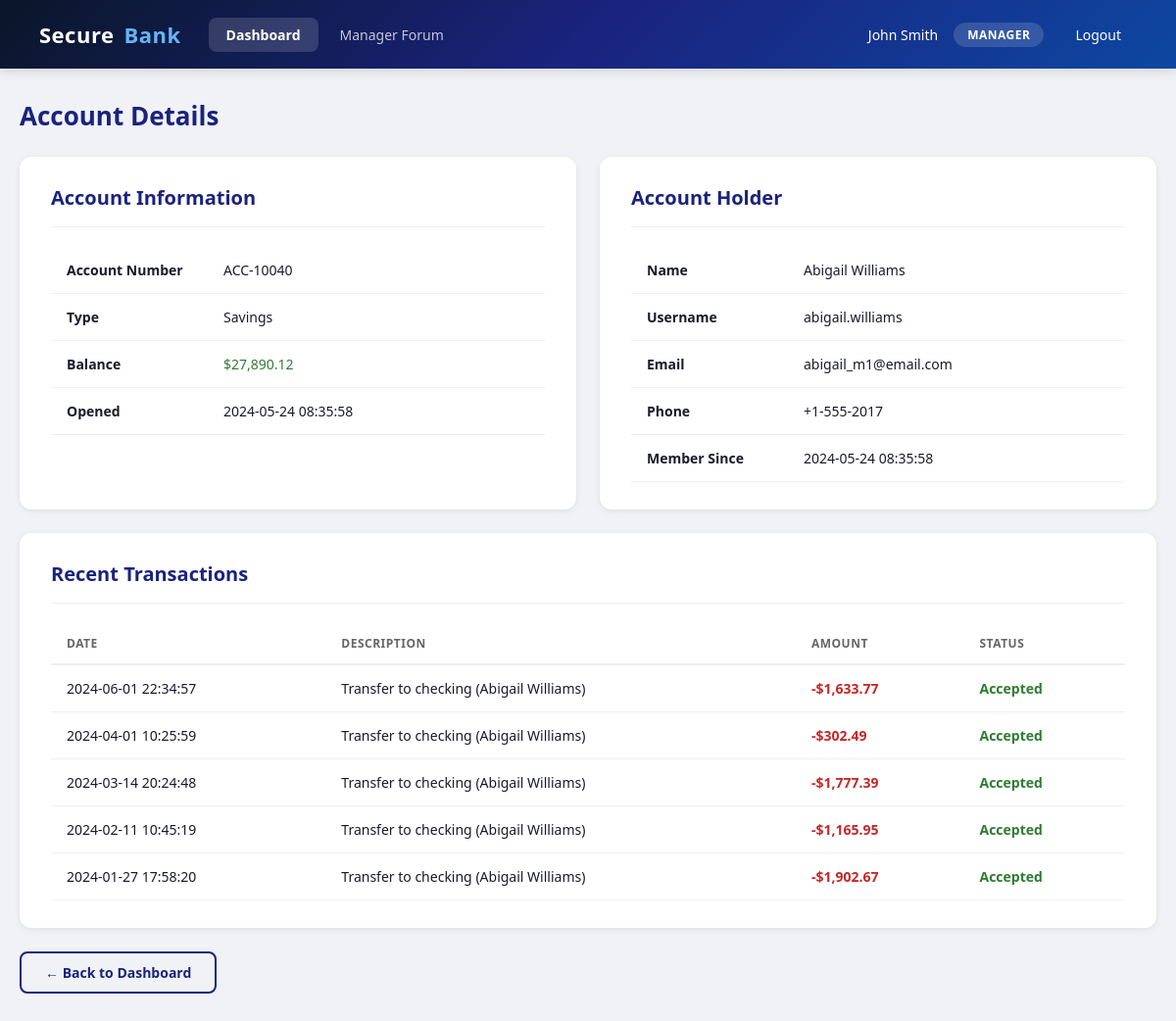
Screenshot of /account_details.php?id=40 (signed in) with the database file from the repository.
### tables this page shows
CREATE TABLE accounts (
    id INT AUTO_INCREMENT PRIMARY KEY,
    user_id INT NOT NULL,
    account_number VARCHAR(20) UNIQUE NOT NULL,
    balance DECIMAL(15,2) NOT NULL DEFAULT 0.00,
    account_type VARCHAR(50) DEFAULT 'checking',
    created_at TIMESTAMP DEFAULT CURRENT_TIMESTAMP,
    FOREIGN KEY (user_id) REFERENCES users(id)
);

CREATE TABLE users (
    id INT AUTO_INCREMENT PRIMARY KEY,
    username VARCHAR(50) UNIQUE NOT NULL,
    password_hash VARCHAR(255) NOT NULL,
    role ENUM('admin', 'manager', 'client') NOT NULL DEFAULT 'client',
    full_name VARCHAR(100) NOT NULL DEFAULT '',
    email VARCHAR(100) NOT NULL DEFAULT '',
    phone VARCHAR(30) NOT NULL DEFAULT '',
    manager_id INT DEFAULT NULL,
    receive_notifications TINYINT(1) NOT NULL DEFAULT 0,
    accepted_eula TINYINT(1) NOT NULL DEFAULT 1,
    created_at TIMESTAMP DEFAULT CURRENT_TIMESTAMP,
    FOREIGN KEY (manager_id) REFERENCES users(id)
);

CREATE TABLE transactions (
    id INT AUTO_INCREMENT PRIMARY KEY,
    account_id INT NOT NULL,
    target_account_id INT DEFAULT NULL,
    type ENUM('transfer', 'revert') NOT NULL,
    direction ENUM('out', 'in') NOT NULL,
    amount DECIMAL(15,2) NOT NULL,
    status ENUM('pending', 'accepted', 'refused', 'canceled', 'reverted') NOT NULL DEFAULT 'accepted',
    description VARCHAR(255) DEFAULT '',
    created_at TIMESTAMP DEFAULT CURRENT_TIMESTAMP,
    FOREIGN KEY (account_id) REFERENCES accounts(id),
    FOREIGN KEY (target_account_id) REFERENCES accounts(id)
);

### src/account_details.php (the view, shortened to what this page needs)
<?php
require_once __DIR__ . '/includes/auth.php';
$db = getDB();
$accountId = (int)($_GET['id'] ?? 0);
$role = $_SESSION['role'];
$userId = (int)$_SESSION['user_id'];
if ($role === 'client') {
    $stmt = $db->prepare("
        SELECT a.*, u.username, u.full_name, u.email, u.phone, u.created_at as member_since
        FROM accounts a
        JOIN users u ON a.user_id = u.id
        WHERE a.id = :aid AND a.user_id = :uid
    ");
    $stmt->execute(['aid' => $accountId, 'uid' => $userId]);
} elseif ($role === 'manager') {
    $stmt = $db->prepare("
        SELECT a.*, u.username, u.full_name, u.email, u.phone, u.created_at as member_since
        FROM accounts a
        JOIN users u ON a.user_id = u.id
        JOIN manager_clients mc ON mc.client_user_id = u.id
        WHERE a.id = :aid AND mc.manager_id = :mid
    ");
    $stmt->execute(['aid' => $accountId, 'mid' => $userId]);
} else {
    header('Location: dashboard.php');
    exit;
}
$account = $stmt->fetch();
$txnStmt = $db->prepare("
    SELECT t.type, t.direction, t.amount, t.status, t.description, t.created_at,
           ta.account_number as target_number, u.full_name as target_name
    FROM transactions t
    LEFT JOIN accounts ta ON t.target_account_id = ta.id
    LEFT JOIN users u ON ta.user_id = u.id
    WHERE t.account_id = :aid
    ORDER BY t.created_at DESC LIMIT 10
");
$txnStmt->execute(['aid' => $accountId]);
$transactions = $txnStmt->fetchAll();
?>
<!DOCTYPE html>
<html lang="en">
<head>
    <link rel="stylesheet" href="css/style.css">
</head>
<body>
    <?php include 'includes/header.php'; ?>
    <div class="container">
        <h1 class="page-title">Account Details</h1>
        <div class="grid-2">
            <div class="card">
                <div class="card-header"><h2>Account Information</h2></div>
                <table>
                    <tbody>
                        <tr><td style="font-weight:600;width:160px;">Account Number</td><td><?= htmlspecialchars($account['account_number']) ?></td></tr>
                        <tr><td style="font-weight:600;">Type</td><td><?= htmlspecialchars(ucfirst($account['account_type'])) ?></td></tr>
                        <tr><td style="font-weight:600;">Balance</td><td class="text-green">$<?= number_format($account['balance'], 2) ?></td></tr>
                        <tr><td style="font-weight:600;">Opened</td><td><?= $account['created_at'] ?></td></tr>
                    </tbody>
                </table>
            </div>
            <div class="card">
                <div class="card-header"><h2>Account Holder</h2></div>
                <table>
                    <tbody>
                        <tr><td style="font-weight:600;width:160px;">Name</td><td><?= htmlspecialchars($account['full_name']) ?></td></tr>
                        <tr><td style="font-weight:600;">Username</td><td><?= htmlspecialchars($account['username']) ?></td></tr>
                        <tr><td style="font-weight:600;">Email</td><td><?= htmlspecialchars($account['email'] ?? 'N/A') ?></td></tr>
                        <tr><td style="font-weight:600;">Phone</td><td><?= htmlspecialchars($account['phone'] ?? 'N/A') ?></td></tr>
                        <tr><td style="font-weight:600;">Member Since</td><td><?= $account['member_since'] ?></td></tr>
                    </tbody>
                </table>
            </div>
        </div>
        <div class="card">
            <div class="card-header"><h2>Recent Transactions</h2></div>
            <?php if (empty($transactions)): ?>
                <div class="empty-state"><p>No transactions yet.</p></div>
            <?php else: ?>
                <table>
                    <thead>
                        <tr>
                            <th>Date</th>
                            <th>Description</th>
                            <th>Amount</th>
                            <th>Status</th>
                        </tr>
                    </thead>
                    <tbody>
                        <?php foreach ($transactions as $t): ?>
                            <tr>
                                <td><?= $t['created_at'] ?></td>
                                <td><?= htmlspecialchars($t['description']) ?> <?= $t['target_name'] ? '(' . htmlspecialchars($t['target_name']) . ')' : '' ?></td>
                                <td class="<?= $t['direction'] === 'in' ? 'text-green' : 'text-red' ?>" style="font-weight:600;">
                                    <?= $t['direction'] === 'in' ? '+' : '-' ?>$<?= number_format(abs($t['amount']), 2) ?>
                                </td>
                                <td>
                                    <?php
                                    $colors = ['pending'=>'#f57f17','accepted'=>'#2e7d32','refused'=>'#c62828','canceled'=>'#c62828','reverted'=>'#e65100'];
                                    $c = $colors[$t['status']] ?? '#666';
                                    ?>
                                    <span style="color:<?= $c ?>;font-weight:600;"><?= ucfirst($t['status']) ?></span>
                                </td>
                            </tr>
                        <?php endforeach; ?>
                    </tbody>
                </table>
            <?php endif; ?>
        </div>
        <a href="dashboard.php" class="btn btn-outline">&larr; Back to Dashboard</a>
    </div>
</body>
</html>

### src/css/style.css (style rules this page uses)
* { margin: 0; padding: 0; box-sizing: border-box; }
body { font-family: 'Segoe UI', Tahoma, Geneva, Verdana, sans-serif; background: #f0f2f5; color: #1a1a2e; min-height: 100vh; }
.container { max-width: 1200px; margin: 0 auto; padding: 30px 20px; }
.card { background: #fff; border-radius: 12px; box-shadow: 0 1px 4px rgba(0,0,0,0.06), 0 2px 12px rgba(0,0,0,0.04); padding: 28px 32px; margin-bottom: 24px; transition: box-shadow 0.2s; }
.card-header { display: flex; align-items: center; justify-content: space-between; margin-bottom: 20px; padding-bottom: 16px; border-bottom: 1px solid #eee; }
.card-header h2 { font-size: 20px; font-weight: 600; color: #1a237e; }
.btn { display: inline-flex; align-items: center; gap: 8px; padding: 10px 24px; border: none; border-radius: 8px; font-size: 14px; font-weight: 600; cursor: pointer; text-decoration: none; transition: all 0.2s; }
.btn-outline { background: transparent; color: #1a237e; border: 2px solid #1a237e; }
table { width: 100%; border-collapse: collapse; }
table th { text-align: left; padding: 12px 16px; font-size: 12px; text-transform: uppercase; letter-spacing: 0.5px; color: #666; border-bottom: 2px solid #eee; }
table td { padding: 14px 16px; border-bottom: 1px solid #f0f0f0; font-size: 14px; }
.text-green { color: #2e7d32; }
.text-red { color: #c62828; }
.grid-2 { display: grid; grid-template-columns: 1fr 1fr; gap: 24px; }
.page-title { font-size: 26px; font-weight: 700; color: #1a237e; margin-bottom: 24px; }

### rows the page displays
accounts: account_number "ACC-10040", account_type "Savings", balance "27,890.12", created_at "2024-05-24 08:35:58", user.full_name "Abigail Williams", user.username "abigail.williams", user.email "abigail_m1@email.com", user.phone "+1-555-2017", user.created_at "2024-05-24 08:35:58"
transactions: created_at "2024-06-01 22:34:57", description "Transfer to checking", users.full_name "Abigail Williams", amount "1,633.77", status "Accepted"
transactions: created_at "2024-04-01 10:25:59", description "Transfer to checking", users.full_name "Abigail Williams", amount "302.49", status "Accepted"
transactions: created_at "2024-03-14 20:24:48", description "Transfer to checking", users.full_name "Abigail Williams", amount "1,777.39", status "Accepted"
transactions: created_at "2024-02-11 10:45:19", description "Transfer to checking", users.full_name "Abigail Williams", amount "1,165.95", status "Accepted"
transactions: created_at "2024-01-27 17:58:20", description "Transfer to checking", users.full_name "Abigail Williams", amount "1,902.67", status "Accepted"

### other values shown
$fullName "John Smith"
$role "MANAGER"
